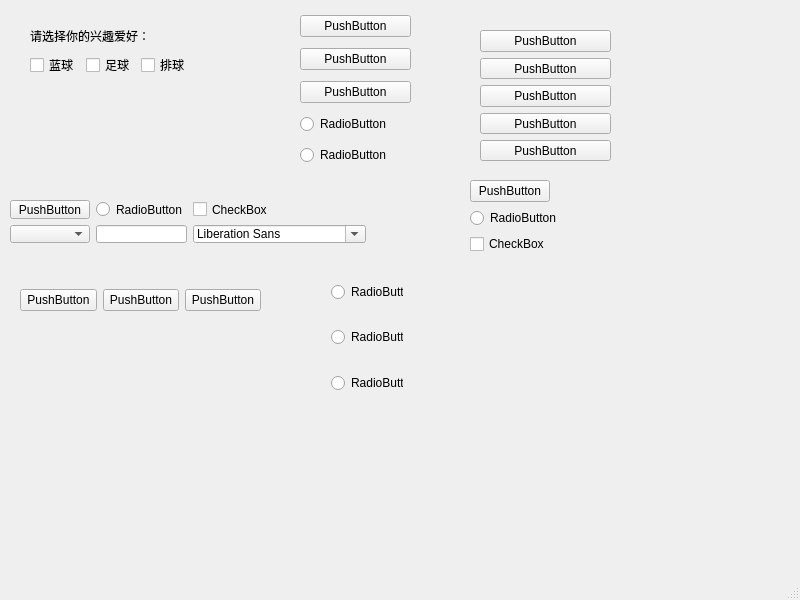
<?xml version="1.0" encoding="UTF-8"?>
<ui version="4.0">
 <class>MainWindow</class>
 <widget class="QMainWindow" name="MainWindow">
  <property name="geometry">
   <rect>
    <x>0</x>
    <y>0</y>
    <width>800</width>
    <height>600</height>
   </rect>
  </property>
  <property name="windowTitle">
   <string>MainWindow</string>
  </property>
  <widget class="QWidget" name="centralwidget">
   <widget class="QLabel" name="label">
    <property name="geometry">
     <rect>
      <x>30</x>
      <y>20</y>
      <width>121</width>
      <height>31</height>
     </rect>
    </property>
    <property name="text">
     <string>请选择你的兴趣爱好：</string>
    </property>
   </widget>
   <widget class="QWidget" name="horizontalLayoutWidget">
    <property name="geometry">
     <rect>
      <x>30</x>
      <y>50</y>
      <width>161</width>
      <height>31</height>
     </rect>
    </property>
    <layout class="QHBoxLayout" name="horizontalLayout">
     <item>
      <widget class="QCheckBox" name="checkBox">
       <property name="text">
        <string>蓝球</string>
       </property>
      </widget>
     </item>
     <item>
      <widget class="QCheckBox" name="checkBox_3">
       <property name="text">
        <string>足球</string>
       </property>
      </widget>
     </item>
     <item>
      <widget class="QCheckBox" name="checkBox_2">
       <property name="text">
        <string>排球</string>
       </property>
      </widget>
     </item>
    </layout>
   </widget>
   <widget class="QRadioButton" name="radioButton_5">
    <property name="geometry">
     <rect>
      <x>331</x>
      <y>284</y>
      <width>72</width>
      <height>16</height>
     </rect>
    </property>
    <property name="text">
     <string>RadioButton</string>
    </property>
   </widget>
   <widget class="QRadioButton" name="radioButton_6">
    <property name="geometry">
     <rect>
      <x>331</x>
      <y>329</y>
      <width>72</width>
      <height>16</height>
     </rect>
    </property>
    <property name="text">
     <string>RadioButton</string>
    </property>
   </widget>
   <widget class="QRadioButton" name="radioButton_7">
    <property name="geometry">
     <rect>
      <x>331</x>
      <y>375</y>
      <width>72</width>
      <height>16</height>
     </rect>
    </property>
    <property name="text">
     <string>RadioButton</string>
    </property>
   </widget>
   <widget class="QWidget" name="">
    <property name="geometry">
     <rect>
      <x>300</x>
      <y>10</y>
      <width>111</width>
      <height>161</height>
     </rect>
    </property>
    <layout class="QVBoxLayout" name="verticalLayout">
     <item>
      <widget class="QPushButton" name="pushButton">
       <property name="text">
        <string>PushButton</string>
       </property>
      </widget>
     </item>
     <item>
      <widget class="QPushButton" name="pushButton_3">
       <property name="text">
        <string>PushButton</string>
       </property>
      </widget>
     </item>
     <item>
      <widget class="QPushButton" name="pushButton_2">
       <property name="text">
        <string>PushButton</string>
       </property>
      </widget>
     </item>
     <item>
      <widget class="QRadioButton" name="radioButton">
       <property name="text">
        <string>RadioButton</string>
       </property>
      </widget>
     </item>
     <item>
      <widget class="QRadioButton" name="radioButton_2">
       <property name="text">
        <string>RadioButton</string>
       </property>
      </widget>
     </item>
    </layout>
   </widget>
   <widget class="QWidget" name="">
    <property name="geometry">
     <rect>
      <x>20</x>
      <y>280</y>
      <width>241</width>
      <height>41</height>
     </rect>
    </property>
    <layout class="QHBoxLayout" name="horizontalLayout_2">
     <item>
      <widget class="QPushButton" name="pushButton_6">
       <property name="text">
        <string>PushButton</string>
       </property>
      </widget>
     </item>
     <item>
      <spacer name="horizontalSpacer">
       <property name="orientation">
        <enum>Qt::Orientation::Horizontal</enum>
       </property>
       <property name="sizeHint" stdset="0">
        <size>
         <width>40</width>
         <height>20</height>
        </size>
       </property>
      </spacer>
     </item>
     <item>
      <widget class="QPushButton" name="pushButton_5">
       <property name="text">
        <string>PushButton</string>
       </property>
      </widget>
     </item>
     <item>
      <spacer name="horizontalSpacer_2">
       <property name="orientation">
        <enum>Qt::Orientation::Horizontal</enum>
       </property>
       <property name="sizeHint" stdset="0">
        <size>
         <width>40</width>
         <height>20</height>
        </size>
       </property>
      </spacer>
     </item>
     <item>
      <widget class="QPushButton" name="pushButton_4">
       <property name="text">
        <string>PushButton</string>
       </property>
      </widget>
     </item>
    </layout>
   </widget>
   <widget class="QWidget" name="">
    <property name="geometry">
     <rect>
      <x>480</x>
      <y>30</y>
      <width>131</width>
      <height>131</height>
     </rect>
    </property>
    <layout class="QVBoxLayout" name="verticalLayout_2">
     <item>
      <widget class="QPushButton" name="pushButton_7">
       <property name="text">
        <string>PushButton</string>
       </property>
      </widget>
     </item>
     <item>
      <widget class="QPushButton" name="pushButton_8">
       <property name="text">
        <string>PushButton</string>
       </property>
      </widget>
     </item>
     <item>
      <widget class="QPushButton" name="pushButton_9">
       <property name="text">
        <string>PushButton</string>
       </property>
      </widget>
     </item>
     <item>
      <widget class="QPushButton" name="pushButton_11">
       <property name="text">
        <string>PushButton</string>
       </property>
      </widget>
     </item>
     <item>
      <widget class="QPushButton" name="pushButton_10">
       <property name="text">
        <string>PushButton</string>
       </property>
      </widget>
     </item>
    </layout>
   </widget>
   <widget class="QWidget" name="">
    <property name="geometry">
     <rect>
      <x>10</x>
      <y>200</y>
      <width>356</width>
      <height>43</height>
     </rect>
    </property>
    <layout class="QGridLayout" name="gridLayout">
     <item row="0" column="0">
      <widget class="QPushButton" name="pushButton_12">
       <property name="text">
        <string>PushButton</string>
       </property>
      </widget>
     </item>
     <item row="0" column="1">
      <widget class="QRadioButton" name="radioButton_3">
       <property name="text">
        <string>RadioButton</string>
       </property>
      </widget>
     </item>
     <item row="1" column="0">
      <widget class="QComboBox" name="comboBox"/>
     </item>
     <item row="1" column="1">
      <widget class="QLineEdit" name="lineEdit"/>
     </item>
     <item row="1" column="2">
      <widget class="QFontComboBox" name="fontComboBox"/>
     </item>
     <item row="0" column="2">
      <widget class="QCheckBox" name="checkBox_4">
       <property name="text">
        <string>CheckBox</string>
       </property>
      </widget>
     </item>
    </layout>
   </widget>
   <widget class="QWidget" name="">
    <property name="geometry">
     <rect>
      <x>470</x>
      <y>180</y>
      <width>191</width>
      <height>131</height>
     </rect>
    </property>
    <layout class="QFormLayout" name="formLayout">
     <item row="0" column="0">
      <widget class="QPushButton" name="pushButton_13">
       <property name="text">
        <string>PushButton</string>
       </property>
      </widget>
     </item>
     <item row="1" column="0">
      <widget class="QRadioButton" name="radioButton_4">
       <property name="text">
        <string>RadioButton</string>
       </property>
      </widget>
     </item>
     <item row="2" column="0">
      <widget class="QCheckBox" name="checkBox_5">
       <property name="text">
        <string>CheckBox</string>
       </property>
      </widget>
     </item>
    </layout>
   </widget>
  </widget>
  <widget class="QMenuBar" name="menubar">
   <property name="geometry">
    <rect>
     <x>0</x>
     <y>0</y>
     <width>800</width>
     <height>18</height>
    </rect>
   </property>
  </widget>
  <widget class="QStatusBar" name="statusbar"/>
 </widget>
 <resources/>
 <connections/>
</ui>
